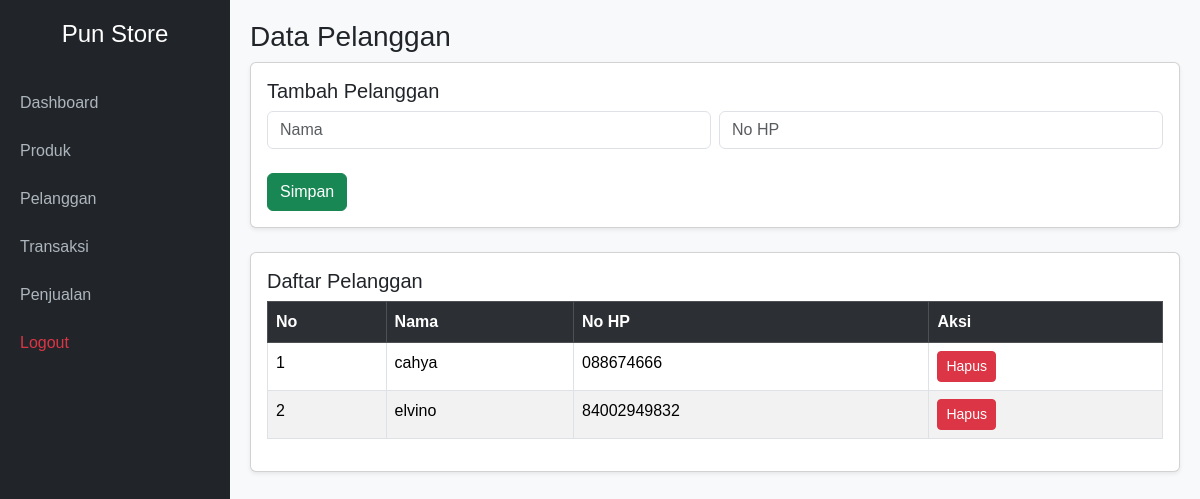
Screenshot of /admin/pelanggan.php (signed in) with the database file from the repository.
### tables this page shows
CREATE TABLE `pelanggan` (
  `id_pelanggan` int(11) NOT NULL,
  `nama` varchar(100) NOT NULL,
  `no_hp` varchar(100) NOT NULL
);

### admin/pelanggan.php (the view, shortened to what this page needs)
<?php
include "../koneksi.php";
?>
<!DOCTYPE html>
<html lang="id">
<head>
<link href="https://cdn.jsdelivr.net/npm/bootstrap@5.3.2/dist/css/bootstrap.min.css" rel="stylesheet">
</head>
<body>
<?php include "sidebar.php"; ?>
<div class="content">
<h3>Data Pelanggan</h3>
<div class="card shadow-sm mb-4">
<div class="card-body">
<h5>Tambah Pelanggan</h5>
<form method="POST">
<div class="row g-2 mb-2">
    <div class="col-md-6 mb-3">
        <input type="text" name="nama" placeholder="Nama" class="form-control" required>
    </div>
    <div class="col-md-6 mb-3">
        <input type="text" name="hp" placeholder="No HP" class="form-control" required>
    </div>
</div>
<button name="simpan" class="btn btn-success">Simpan</button>
</form>
</div>
</div>
<div class="card shadow-sm">
<div class="card-body">
<h5>Daftar Pelanggan</h5>
<table class="table table-bordered table-striped">
<tr class="table-dark">
    <th>No</th>
    <th>Nama</th>
    <th>No HP</th>
    <th>Aksi</th>
</tr>
<?php
$no=1;
$data = mysqli_query($koneksi,"SELECT * FROM pelanggan");
while($d=mysqli_fetch_assoc($data)){
?>
<tr>
    <td><?= $no++ ?></td>
    <td><?= $d['nama'] ?></td>
    <td><?= $d['no_hp'] ?></td>
    <td>
        <a href="?hapus=<?= $d['id_pelanggan'] ?>"
           onclick="return confirm('Hapus?')"
           class="btn btn-danger btn-sm">
           Hapus
        </a>
    </td>
</tr>
<?php } ?>
</table>
</div>
</div>
</div>
</body>
</html>

### admin/sidebar.php (style rules this page uses)
body { margin:0; background:#f8f9fa; font-family: Arial, sans-serif; }
.content { margin-left:230px; padding:20px; min-height:100vh; }

### rows the page displays
pelanggan: nama "cahya", no_hp "088674666"
pelanggan: nama "elvino", no_hp "84002949832"
